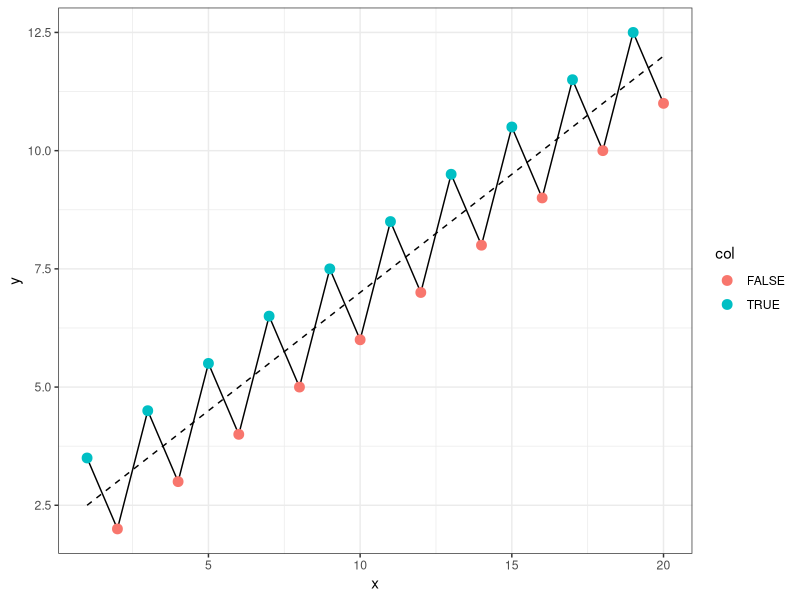
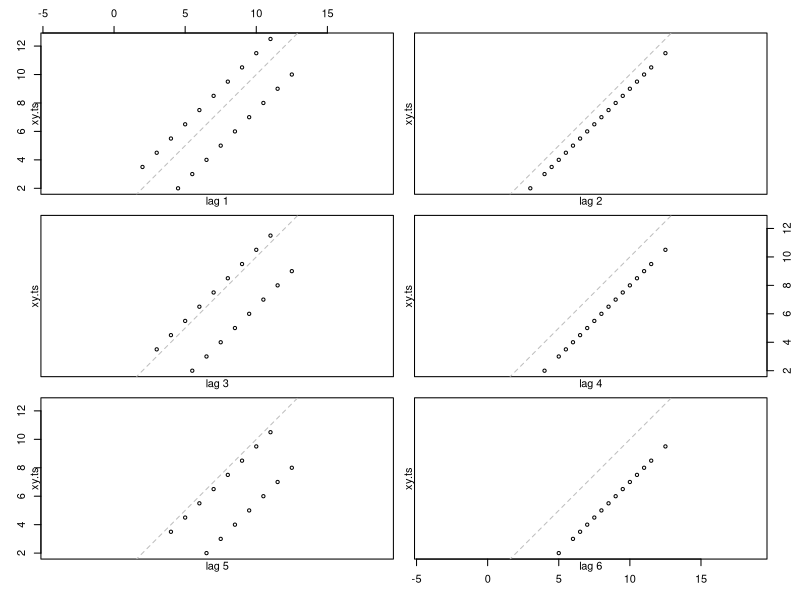
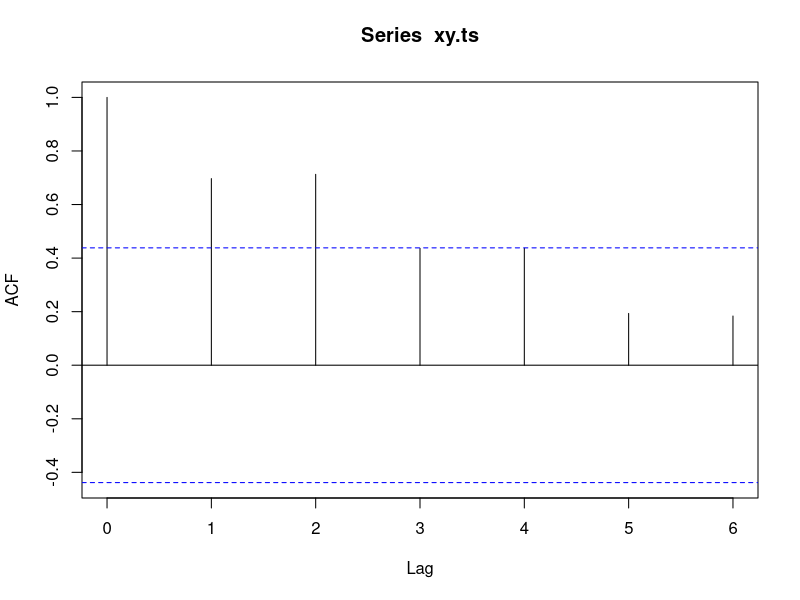
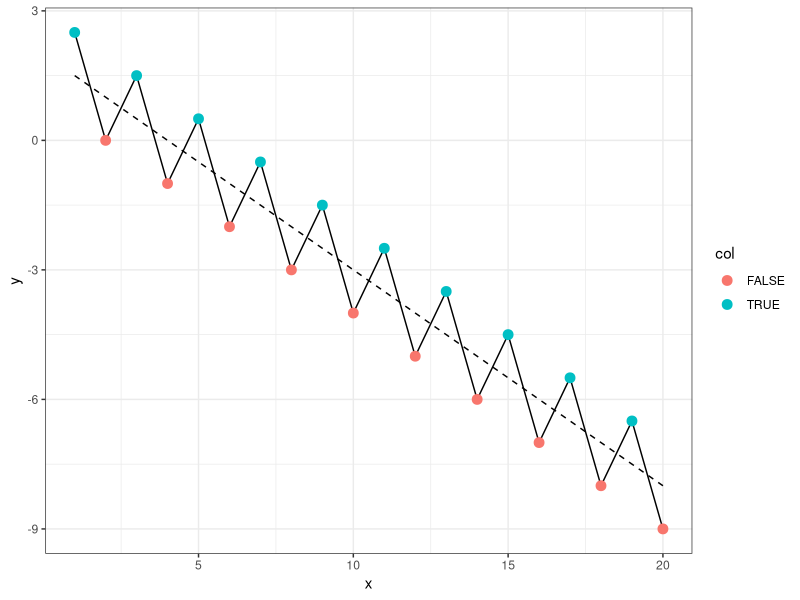
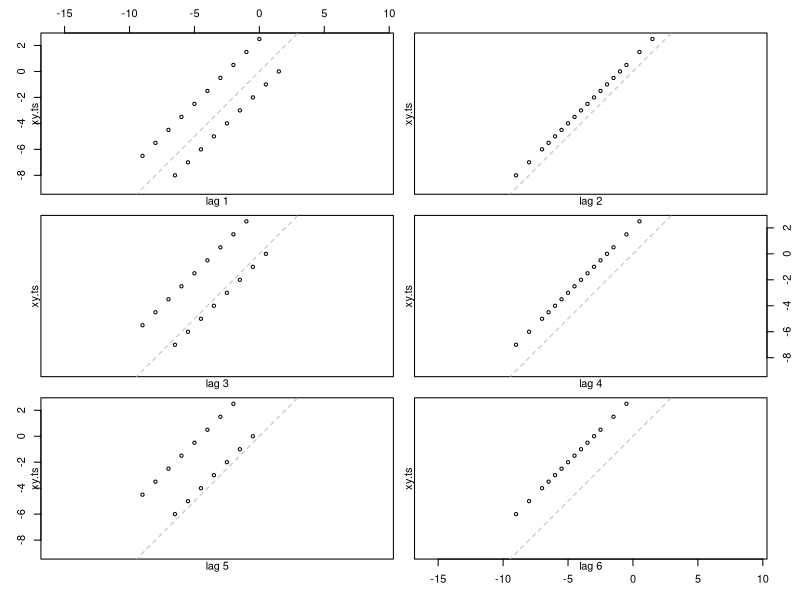
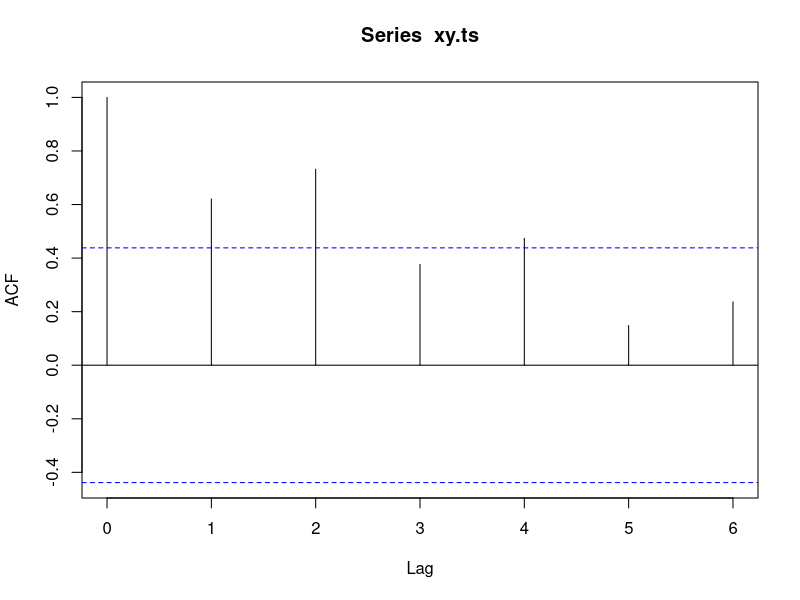

Reproduce these figures in R, in order.
## ---- chunk 1
library(ggplot2)

a = 0.5
b = 2
x <- 1:20
truth = a*x + b
y = truth
odds <- x %% 2 != 0
y[odds] = y[odds] + 1
y[!odds] = y[!odds] - 1

df <- data.frame(x=x, y=y, col=odds, true=truth)
ggplot(df) +
  geom_line(aes(x=x, y=y)) +
  geom_line(aes(x=x, y=true), linetype=2) +
  geom_point(aes(x=x, y=y, color=col), size=3) +
  theme_bw()
## ---- chunk 2
xy.ts <- ts(data=y, frequency=1)
lag.plot(xy.ts, lags=6, do.lines=F)
## ---- chunk 3
acf(xy.ts, lag.max=6)
## ---- chunk 4
window_size <- 10
roll_acf_lag1 <- zoo::rollapply(y, width = window_size, function(v) {
  acf(v, lag.max = 1, plot = FALSE)$acf[1 + 1]
}, by.column = TRUE, align = "right")
roll_acf_lag2 <- zoo::rollapply(y, width = window_size, function(v) {
  acf(v, lag.max = 2, plot = FALSE)$acf[2 + 1]
}, by.column = TRUE, align = "right")

roll_acf_lag1
roll_acf_lag2
## ---- chunk 5
window_size <- 9
roll_acf_lag1 <- zoo::rollapply(y, width = window_size, function(v) {
  acf(v, lag.max = 1, plot = FALSE)$acf[1 + 1]
}, by.column = TRUE, align = "right")
roll_acf_lag2 <- zoo::rollapply(y, width = window_size, function(v) {
  acf(v, lag.max = 2, plot = FALSE)$acf[2 + 1]
}, by.column = TRUE, align = "right")

roll_acf_lag1
roll_acf_lag2
## ---- chunk 6
a = -0.5
b = 2
x <- 1:20
truth = a*x + b
y = truth
odds <- x %% 2 != 0
y[odds] = y[odds] + 1
y[!odds] = y[!odds] - 1

df <- data.frame(x=x, y=y, col=odds, true=truth)
ggplot(df) +
  geom_line(aes(x=x, y=y)) +
  geom_line(aes(x=x, y=true), linetype=2) +
  geom_point(aes(x=x, y=y, color=col), size=3) +
  theme_bw()
## ---- chunk 7
xy.ts <- ts(data=y, frequency=1)
lag.plot(xy.ts, lags=6, do.lines=F)
## ---- chunk 8
acf(xy.ts, lag.max=6)
## ---- chunk 9
window_size <- 9
roll_acf_lag1 <- zoo::rollapply(y, width = window_size, function(v) {
  acf(v, lag.max = 1, plot = FALSE)$acf[1 + 1]
}, by.column = TRUE, align = "right")
roll_acf_lag2 <- zoo::rollapply(y, width = window_size, function(v) {
  acf(v, lag.max = 2, plot = FALSE)$acf[2 + 1]
}, by.column = TRUE, align = "right")

roll_acf_lag1
roll_acf_lag2
